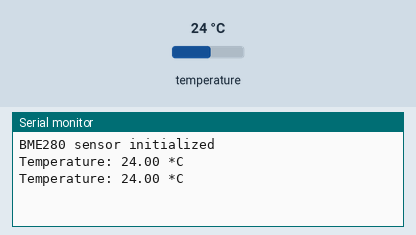
Simulated run of this program. Board: ESP32. On the bench: the last lines printed to the serial monitor. The inputs (shaded band) are chosen by the test bench; at power-on: temperature 24 °C.

Above: at 1.8 s.
1.9 s: temperature set to 12 °C
At 2.8 s:
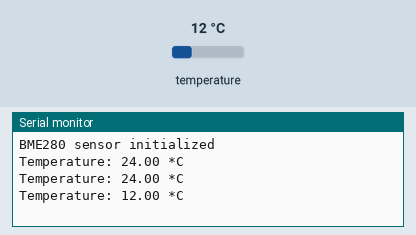
3.4 s: temperature set to 19 °C
At 4.4 s:
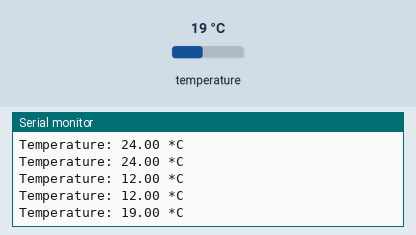
Timing chart, 0 to 6.4 s (numbered marks = the images above; inputs shaded):
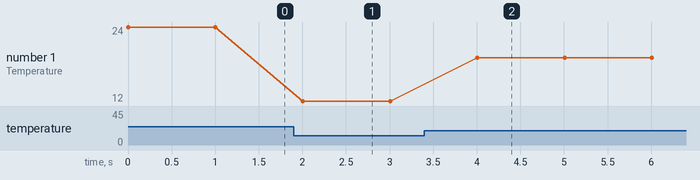

Measured:
- after the input at 1.9 s, the serial monitor: prints a new line after 0.10 s (image 1)
- after the input at 3.4 s, the serial monitor: prints a new line after 0.61 s (image 2)
- plotted number 1: 24 → 12 after the input at 1.9 s, 12 → 19 after the input at 3.4 s

The program:

main.cpp
```cpp
// Import necessary libraries
#include <Arduino.h>
#include <Wire.h>
#include <Adafruit_Sensor.h>
#include <Adafruit_BME280.h>

// Define BME280 I2C address
#define BME280_ADDRESS 0x76

// Define I2C pins
#define SCL_PIN 22
#define SDA_PIN 21

// Define serial baud rate
#define SERIAL_BAUD 115200

// Create a BME280 object
Adafruit_BME280 bme;

void setup() {
  // Initialize serial communication
  Serial.begin(SERIAL_BAUD);
  while (!Serial) {
    // Wait for serial connection
  }

  // Initialize I2C communication
  Wire.begin(SDA_PIN, SCL_PIN);

  // Initialize BME280 sensor
  if (!bme.begin(BME280_ADDRESS)) {
    Serial.println("Could not find a valid BME280 sensor, check wiring!");
    while (1) {
      // If sensor is not found, loop indefinitely
    }
  }

  Serial.println("BME280 sensor initialized");
}

void loop() {
  // Read temperature from BME280 sensor
  float temperature = bme.readTemperature();

  // Check for errors
  if (isnan(temperature)) {
    Serial.println("Failed to read temperature");
  } else {
    Serial.print("Temperature: ");
    Serial.print(temperature);
    Serial.println(" *C");
  }

  // Wait for 1 second before taking the next reading
  delay(1000);
}
```
